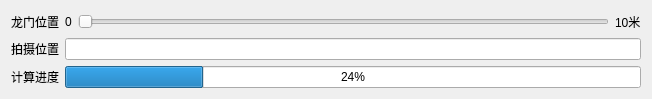
<?xml version="1.0" encoding="UTF-8"?>
<ui version="4.0">
 <class>LongmenForm</class>
 <widget class="QWidget" name="LongmenForm">
  <property name="geometry">
   <rect>
    <x>0</x>
    <y>0</y>
    <width>652</width>
    <height>99</height>
   </rect>
  </property>
  <property name="windowTitle">
   <string>Form</string>
  </property>
  <layout class="QGridLayout" name="gridLayout">
   <item row="0" column="0">
    <layout class="QGridLayout" name="gridLayout_2" columnstretch="0,0,0" rowminimumheight="1,1,0">
     <item row="2" column="2">
      <widget class="QProgressBar" name="progressBar">
       <property name="value">
        <number>24</number>
       </property>
      </widget>
     </item>
     <item row="0" column="2">
      <layout class="QHBoxLayout" name="horizontalLayout">
       <item>
        <widget class="QLabel" name="lab_longmen_start">
         <property name="text">
          <string>0</string>
         </property>
        </widget>
       </item>
       <item>
        <widget class="QSlider" name="horizontalSlider">
         <property name="sizePolicy">
          <sizepolicy hsizetype="Expanding" vsizetype="Preferred">
           <horstretch>0</horstretch>
           <verstretch>0</verstretch>
          </sizepolicy>
         </property>
         <property name="orientation">
          <enum>Qt::Horizontal</enum>
         </property>
         <property name="tickPosition">
          <enum>QSlider::NoTicks</enum>
         </property>
        </widget>
       </item>
       <item>
        <widget class="QLabel" name="lab_longmen_end">
         <property name="text">
          <string>10米</string>
         </property>
        </widget>
       </item>
      </layout>
     </item>
     <item row="1" column="0">
      <widget class="QLabel" name="label_2">
       <property name="text">
        <string>拍摄位置</string>
       </property>
      </widget>
     </item>
     <item row="2" column="0">
      <widget class="QLabel" name="label_4">
       <property name="text">
        <string>计算进度</string>
       </property>
      </widget>
     </item>
     <item row="0" column="0">
      <widget class="QLabel" name="label">
       <property name="text">
        <string>龙门位置</string>
       </property>
      </widget>
     </item>
     <item row="1" column="2">
      <widget class="QLineEdit" name="lineEdit_shot_pos"/>
     </item>
    </layout>
   </item>
  </layout>
 </widget>
 <resources/>
 <connections/>
</ui>
